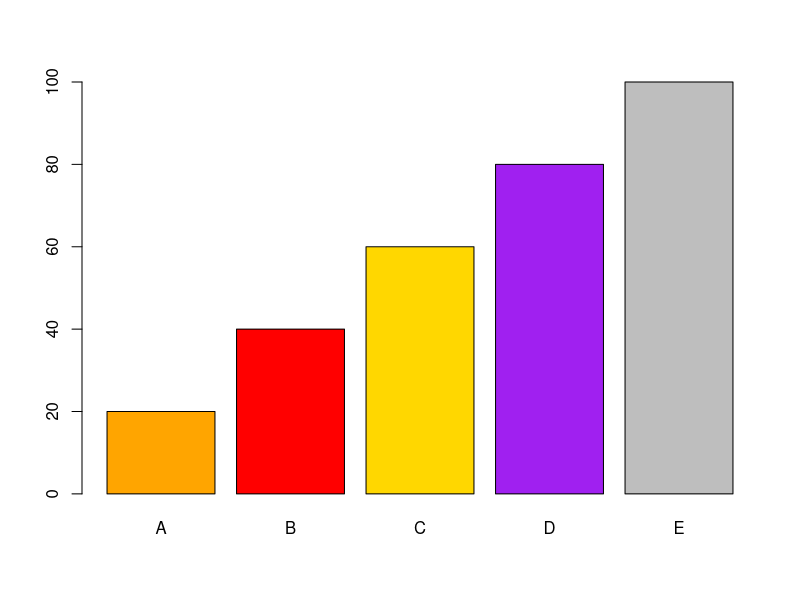

Write R code to recreate this figure.
2+2

print("My jina is Kimutai")
x <- c("A", "B", "C", "D", "E")
y <- c(20, 40, 60, 80, 100)
my_colors <- c("orange", "red", "gold", "purple", "grey")

print(x)
barplot(y, names.arg = x, col = my_colors)
print(mtcars)
print(rownames(mtcars))
print(names(mtcars))
#print(?mtcars)
print(mtcars$cyl)
cyl_list <- sort(mtcars$cyl)
print(cyl_list)
print(length(mtcars))
print(summary(mtcars))